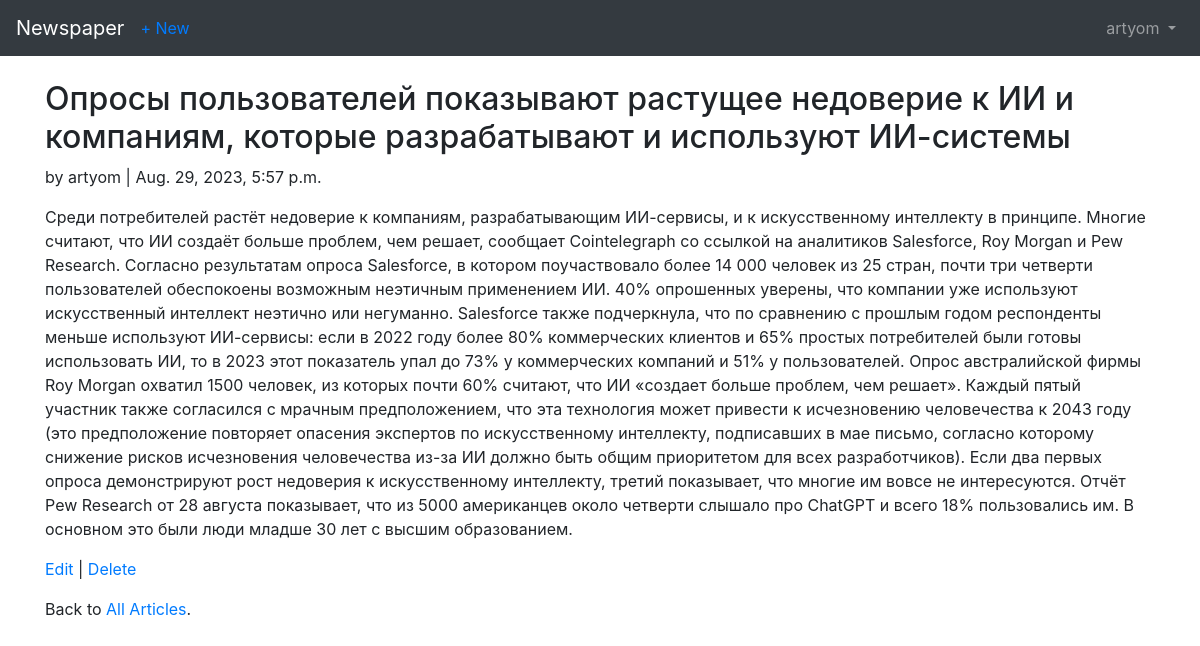
Page /articles/3/ (signed in) on the committed database.
### users/models.py (models this page shows)
class CustomUser(AbstractUser):
    age = models.PositiveIntegerField(default=0)

### articles/models.py (models this page shows, shortened)
class Article(models.Model):
    title = models.CharField(max_length=255)
    body = models.TextField()
    date=models.DateTimeField(auto_now_add=True)
    author=models.ForeignKey(settings.AUTH_USER_MODEL, on_delete=models.CASCADE)

### articles/views.py (the view)
# urls.py: path('<int:pk>/',views.ArticleDetailView.as_view(), name='article_detail'), # new
class ArticleDetailView(LoginRequiredMixin, DetailView):
    model = models.Article
    template_name = 'article_detail.html'
    login_url = 'login'

### templates/article_detail.html
{% extends 'base.html' %}
{% block content %}
    <div class="article-entry">
        <h2>{{ object.title }}</h2>
            <p>by {{ object.author }} | {{ object.date }}</p>
            <p>{{ object.body }}</p>
    </div>
    <p><a href="{% url 'article_edit' article.pk %}">Edit</a> | <a href="{% url 'article_delete' article.pk %}">Delete</a></p>
    <p>Back to <a href="{% url 'article_list' %}">All Articles</a>.</p>
{% endblock content %}

### templates/base.html (shortened to what this page needs)
<!doctype html>
<html lang="en">
  <head>
    <link rel="stylesheet" href="https://stackpath.bootstrapcdn.com/bootstrap/4.1.3/css/bootstrap.min.css">
  </head>
  <body>
    <body>
      <nav class="navbar navbar-expand-md navbar-dark bg-dark mb-4">
      <a class="navbar-brand" href="{% url 'home' %}">Newspaper</a>
      {% if user.is_authenticated %}
        <ul class="navbar-nav mr-auto">
          <li class="nav-item"><a href="{% url 'article_new' %}">+ New</a></li>
        </ul>
      {% endif %}
      <div class="collapse navbar-collapse" id="navbarCollapse">
        {% if user.is_authenticated %}
          <ul class="navbar-nav ml-auto">
            <li class="nav-item">
              <a class="nav-link dropdown-toggle" href="#" id="userMenu" data-toggle="dropdown" aria-haspopup="true" aria-expanded="false">
                {{ user.username }}
              </a>
            </li>
          </ul>
        {% endif %}
      </div>
    </nav>
    <div class="container">
      {% block content %}
      {% endblock content %}
    </div>
  </body>
</html>

### rows in the picture
CustomUser: username "artyom"
Article: title "Опросы пользователей показывают растущее недоверие к ИИ и компаниям, которые разрабатывают и используют ИИ-системы", author "artyom", date "Aug. 29, 2023, 5:57 p.m.", body "Среди потребителей растёт недоверие к компаниям, разрабатывающим ИИ-сервисы, и к искусственному интеллекту в принципе. Многие считают, что ИИ создаёт больше проблем, чем решает, сообщает Cointelegraph со ссылкой на аналитиков Salesforce, Roy Morgan и Pew Research. Согласно результатам опроса Salesforce, в котором поучаствовало более 14 000 человек из 25 стран, почти три четверти пользователей обеспокоены возможным неэтичным применением ИИ. 40% опрошенных уверены, что компании уже используют искусственный интеллект неэтично или негуманно. Salesforce также подчеркнула, что по сравнению с прошлым годом респонденты меньше используют ИИ-сервисы: если в 2022 году более 80% коммерческих клиентов и…"
